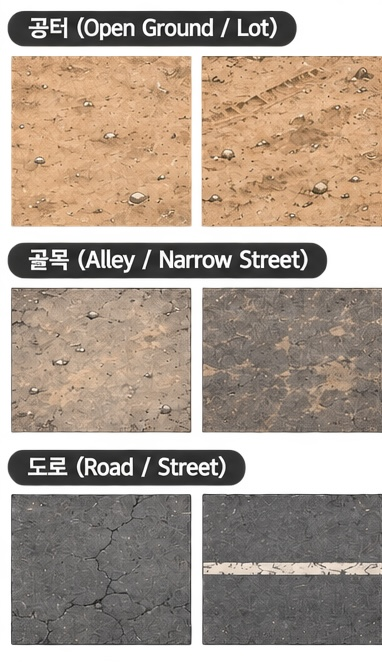
#> input picture tank/assets/ref/ground_textures.jpg, 382 x 662 px
$ python cut_ground.py
#> lines starting #> are read from the running program, lines starting #| are printed output that depends on the picture
#!/usr/bin/env python3
"""Ground textures from assets/ref/ground_textures.jpg (user art): open ground (lot), alley paving, road
asphalt. Each panel is cut inside its frame, scaled to 256 px and made seamless: blended with a copy of itself
shifted half a tile, so its edges come from the middle of the panel and wrap without a seam. The road panel
with the white line is not used (no lane markings).   usage: python3 tools/cut_ground.py
"""
import os
import numpy as np
from PIL import Image

ROOT = os.path.dirname(os.path.dirname(os.path.abspath(__file__)))
OUT = os.path.join(ROOT, 'assets/sprites/ground'); os.makedirs(OUT, exist_ok=True)
SRC = Image.open(os.path.join(ROOT, 'assets/ref/ground_textures.jpg')).convert('RGB')
#> SRC is the input picture: PIL image 382x662 RGB; mean R, G, B 170.2, 156, 143.1
PANELS = {'lot1': (11, 56, 191, 226), 'lot2': (202, 56, 381, 226), 'alley1': (11, 287, 191, 432),
          'alley2': (202, 287, 381, 432), 'road': (11, 494, 191, 644)}
N = 256
y, x = np.mgrid[0:N, 0:N] / (N - 1)
w = np.minimum(np.minimum(x, 1 - x), np.minimum(y, 1 - y)) * 2          # 0 at the edges, 1 in the middle
w = np.clip(w * 2.2, 0, 1)[..., None]
for k, (x0, y0, x1, y1) in PANELS.items():
    im = np.asarray(SRC.crop((x0 + 4, y0 + 4, x1 - 4, y1 - 4)).resize((N, N), Image.LANCZOS)).astype(np.float32)
    sh = np.roll(np.roll(im, N // 2, 0), N // 2, 1)
    t = im * w + sh * (1 - w)
    Image.fromarray(np.clip(t, 0, 255).astype(np.uint8)).save(os.path.join(OUT, k + '.jpg'), quality=90)
    print(k, t.mean(axis=(0, 1)).round())
#> this loop made 5 passes
#| lot1 [212. 169. 129.]
#| lot2 [203. 160. 121.]
#| alley1 [184. 161. 140.]
#| alley2 [134. 122. 111.]
#| road [106. 104. 103.]
#> pass 1, `im = np.asarray(SRC.crop((x0 + 4, y0 + 4, x1 - 4, y1 - 4)).resize((N, ..`:
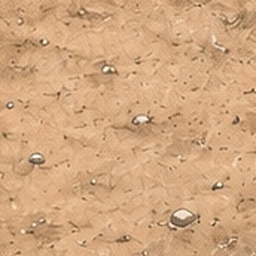
#> im: shape (256, 256, 3) float32; mean R, G, B 210.4, 167.3, 127.8
#> pass 1, `sh = np.roll(np.roll(im, N // 2, 0), N // 2, 1)`:
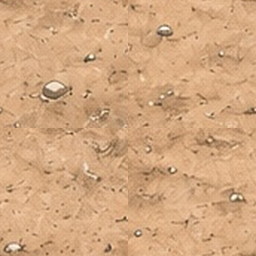
#> sh: shape (256, 256, 3) float32; mean R, G, B 210.4, 167.3, 127.8
#> pass 1, `t = im * w + sh * (1 - w)`:
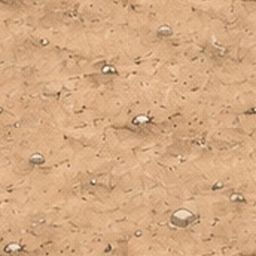
#> t: shape (256, 256, 3) float64; mean R, G, B 212.4, 169.1, 129.5
#> after the loop:
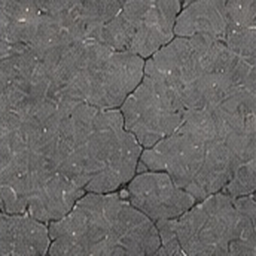
#> im: shape (256, 256, 3) float32; mean R, G, B 105.2, 103.8, 102.3
#> after the loop:
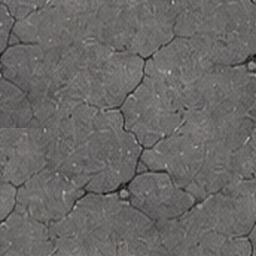
#> t: shape (256, 256, 3) float64; mean R, G, B 105.7, 104.4, 102.9

$ run again, with tank/assets/ref/buildings_highrise.jpg copied over tank/assets/ref/ground_textures.jpg
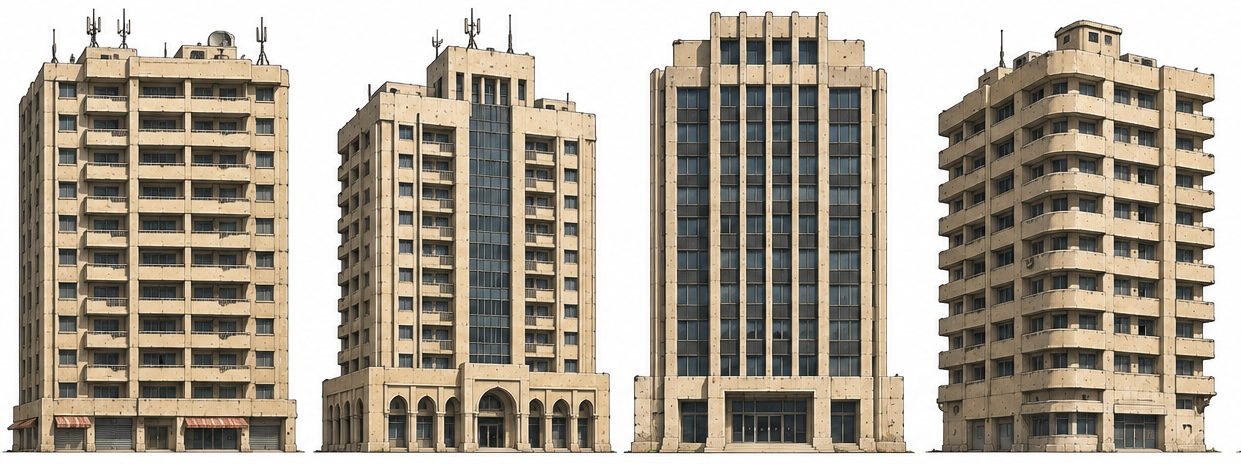
#> input picture tank/assets/ref/buildings_highrise.jpg, 1241 x 464 px
#> SRC is the input picture: PIL image 1241x464 RGB; mean R, G, B 171, 162.1, 148
#> the loop `for k, (x0, y0, x1, y1) in PANELS.items():` made 5 passes
#| lot1 [144. 131. 110.]
#| lot2 [195. 186. 172.]
#| alley1 [141. 126. 104.]
#| alley2 [185. 173. 157.]
#| road [0. 0. 0.]
#> pass 1, `sh = np.roll(np.roll(im, N // 2, 0), N // 2, 1)`:
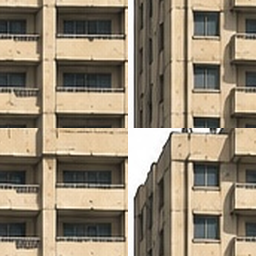
#> sh: shape (256, 256, 3) float32; mean R, G, B 148.3, 135.2, 115.1
#> pass 1, `t = im * w + sh * (1 - w)`:
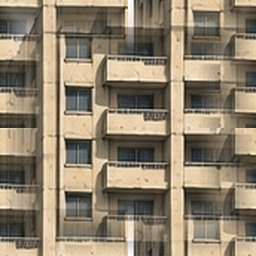
#> t: shape (256, 256, 3) float64; mean R, G, B 143.8, 130.6, 110.1
